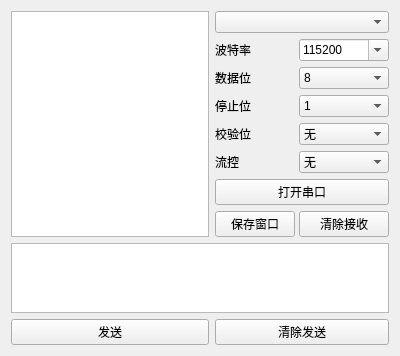
<?xml version="1.0" encoding="UTF-8"?>
<ui version="4.0">
 <class>SerialportAssistant</class>
 <widget class="QWidget" name="SerialportAssistant">
  <property name="geometry">
   <rect>
    <x>0</x>
    <y>0</y>
    <width>400</width>
    <height>346</height>
   </rect>
  </property>
  <property name="windowTitle">
   <string>Form</string>
  </property>
  <layout class="QGridLayout" name="gridLayout_2" rowstretch="3,1,0">
   <item row="1" column="0" colspan="2">
    <widget class="QPlainTextEdit" name="plainTextEdit_Send"/>
   </item>
   <item row="2" column="1">
    <widget class="QPushButton" name="pushButton_ClearSend">
     <property name="text">
      <string>清除发送</string>
     </property>
    </widget>
   </item>
   <item row="0" column="1">
    <layout class="QGridLayout" name="gridLayout" columnstretch="0,0" columnminimumwidth="0,0">
     <property name="sizeConstraint">
      <enum>QLayout::SetDefaultConstraint</enum>
     </property>
     <property name="horizontalSpacing">
      <number>4</number>
     </property>
     <item row="8" column="0">
      <widget class="QPushButton" name="pushButton_Save">
       <property name="text">
        <string>保存窗口</string>
       </property>
      </widget>
     </item>
     <item row="10" column="0" colspan="2">
      <spacer name="verticalSpacer">
       <property name="orientation">
        <enum>Qt::Vertical</enum>
       </property>
       <property name="sizeHint" stdset="0">
        <size>
         <width>20</width>
         <height>40</height>
        </size>
       </property>
      </spacer>
     </item>
     <item row="6" column="0">
      <widget class="QLabel" name="label_2">
       <property name="text">
        <string>流控</string>
       </property>
      </widget>
     </item>
     <item row="2" column="1">
      <widget class="QComboBox" name="comboBox_Baudrate">
       <property name="editable">
        <bool>true</bool>
       </property>
       <property name="currentIndex">
        <number>0</number>
       </property>
       <item>
        <property name="text">
         <string>115200</string>
        </property>
       </item>
       <item>
        <property name="text">
         <string>自定义</string>
        </property>
       </item>
      </widget>
     </item>
     <item row="3" column="0">
      <widget class="QLabel" name="label_4">
       <property name="text">
        <string>数据位</string>
       </property>
      </widget>
     </item>
     <item row="4" column="1">
      <widget class="QComboBox" name="comboBox_StopBit">
       <item>
        <property name="text">
         <string>1</string>
        </property>
       </item>
       <item>
        <property name="text">
         <string>1.5</string>
        </property>
       </item>
       <item>
        <property name="text">
         <string>2</string>
        </property>
       </item>
      </widget>
     </item>
     <item row="2" column="0">
      <widget class="QLabel" name="label">
       <property name="text">
        <string>波特率</string>
       </property>
      </widget>
     </item>
     <item row="1" column="0" colspan="2">
      <widget class="ComboBoxExt" name="comboBox_Port"/>
     </item>
     <item row="5" column="1">
      <widget class="QComboBox" name="comboBox_CheckBit">
       <item>
        <property name="text">
         <string>无</string>
        </property>
       </item>
       <item>
        <property name="text">
         <string>奇</string>
        </property>
       </item>
       <item>
        <property name="text">
         <string>偶</string>
        </property>
       </item>
      </widget>
     </item>
     <item row="3" column="1">
      <widget class="QComboBox" name="comboBox_DataBit">
       <item>
        <property name="text">
         <string>8</string>
        </property>
       </item>
       <item>
        <property name="text">
         <string>7</string>
        </property>
       </item>
       <item>
        <property name="text">
         <string>6</string>
        </property>
       </item>
       <item>
        <property name="text">
         <string>5</string>
        </property>
       </item>
      </widget>
     </item>
     <item row="4" column="0">
      <widget class="QLabel" name="label_5">
       <property name="text">
        <string>停止位</string>
       </property>
      </widget>
     </item>
     <item row="5" column="0">
      <widget class="QLabel" name="label_6">
       <property name="text">
        <string>校验位</string>
       </property>
      </widget>
     </item>
     <item row="6" column="1">
      <widget class="QComboBox" name="comboBox_FlowControl">
       <item>
        <property name="text">
         <string>无</string>
        </property>
       </item>
       <item>
        <property name="text">
         <string>RTS/CTS</string>
        </property>
       </item>
       <item>
        <property name="text">
         <string>XON/XOFF</string>
        </property>
       </item>
      </widget>
     </item>
     <item row="7" column="0" colspan="2">
      <widget class="QPushButton" name="pushButton_OpenPort">
       <property name="enabled">
        <bool>true</bool>
       </property>
       <property name="text">
        <string>打开串口</string>
       </property>
       <property name="checkable">
        <bool>false</bool>
       </property>
       <property name="autoExclusive">
        <bool>false</bool>
       </property>
      </widget>
     </item>
     <item row="8" column="1">
      <widget class="QPushButton" name="pushButton_ClearReceive">
       <property name="text">
        <string>清除接收</string>
       </property>
      </widget>
     </item>
    </layout>
   </item>
   <item row="2" column="0">
    <widget class="QPushButton" name="pushButton_Send">
     <property name="text">
      <string>发送</string>
     </property>
    </widget>
   </item>
   <item row="0" column="0">
    <widget class="QTextBrowser" name="textBrowser"/>
   </item>
  </layout>
 </widget>
 <customwidgets>
  <customwidget>
   <class>ComboBoxExt</class>
   <extends>QComboBox</extends>
   <header>ComboBoxExt.h</header>
  </customwidget>
 </customwidgets>
 <resources/>
 <connections/>
</ui>
